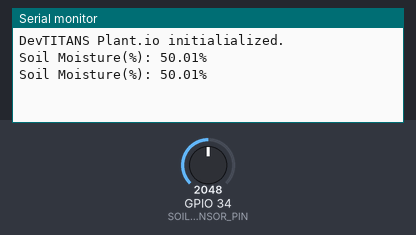
Recording of a sketch running on a simulated ESP32. On the bench: the last lines printed to the serial monitor. The inputs (shaded band) are chosen by the test bench; at power-on: GPIO 34 (SOIL_MOISTURE_SENSOR_PIN) = 2048.

Above: at 5.8 s.
5.9 s: GPIO 34 (SOIL_MOISTURE_SENSOR_PIN) set to 2866
At 10.7 s:
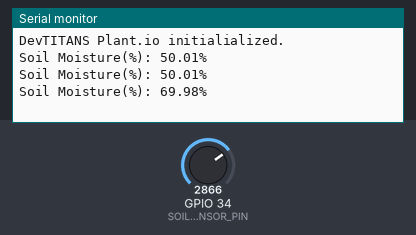
11.9 s: GPIO 34 (SOIL_MOISTURE_SENSOR_PIN) set to 3603
At 15.7 s:
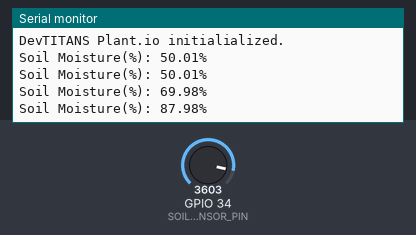
Timing chart, 0 to 17.2 s (numbered marks = the images above; inputs shaded):
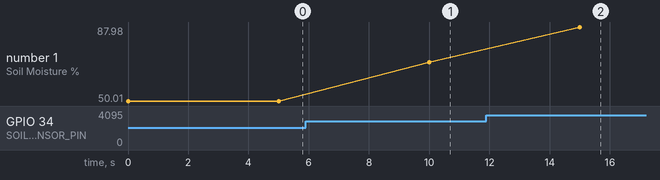

Measured:
- after the input at 5.9 s, the serial monitor: prints a new line after 4.1 s (image 1)
- after the input at 11.9 s, the serial monitor: prints a new line after 3.1 s (image 2)
- plotted number 1: 50.01 → 69.98 after the input at 5.9 s, 69.98 → 87.98 after the input at 11.9 s

The sketch:

sketch.ino
```cpp
const int SOIL_MOISTURE_SENSOR_PIN = 34;

void setup() {
  Serial.begin(115200);
  pinMode(SOIL_MOISTURE_SENSOR_PIN, INPUT);

  Serial.printf("DevTITANS Plant.io initialialized.\n");
}

void loop() {
  int soilMoisture = map(analogRead(SOIL_MOISTURE_SENSOR_PIN), 0, 4095, 0, 10000);
  Serial.println("Soil Moisture(%): "+String(soilMoisture/100.0,2)+"%");
  delay(5000);
}
```
